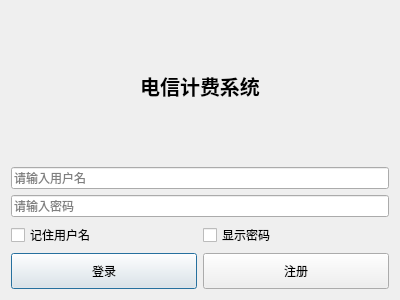
<?xml version="1.0" encoding="UTF-8"?>
<ui version="4.0">
	<class>LoginDialog</class>
	<widget class="QDialog" name="LoginDialog">
		<property name="geometry">
			<rect>
				<x>0</x>
				<y>0</y>
				<width>400</width>
				<height>300</height>
			</rect>
		</property>
		<property name="windowTitle">
			<string>电信计费系统 - 登录</string>
		</property>
		<layout class="QVBoxLayout" name="verticalLayout">
			<item>
				<widget class="QLabel" name="label">
					<property name="text">
						<string>电信计费系统</string>
					</property>
					<property name="alignment">
						<set>Qt::AlignCenter</set>
					</property>
					<property name="styleSheet">
						<string notr="true">font-size: 20px; font-weight: bold;</string>
					</property>
				</widget>
			</item>
			<item>
				<widget class="QLineEdit" name="usernameEdit">
					<property name="placeholderText">
						<string>请输入用户名</string>
					</property>
				</widget>
			</item>
			<item>
				<widget class="QLineEdit" name="passwordEdit">
					<property name="echoMode">
						<enum>QLineEdit::Password</enum>
					</property>
					<property name="placeholderText">
						<string>请输入密码</string>
					</property>
				</widget>
			</item>
			<item>
				<layout class="QHBoxLayout" name="horizontalLayout">
					<item>
						<widget class="QCheckBox" name="rememberCheckBox">
							<property name="text">
								<string>记住用户名</string>
							</property>
						</widget>
					</item>
					<item>
						<widget class="QCheckBox" name="showPasswordCheckBox">
							<property name="text">
								<string>显示密码</string>
							</property>
						</widget>
					</item>
				</layout>
			</item>
			<item>
				<layout class="QHBoxLayout" name="horizontalLayout_2">
					<item>
						<widget class="QPushButton" name="loginButton">
							<property name="text">
								<string>登录</string>
							</property>
							<property name="styleSheet">
								<string notr="true">padding: 8px;</string>
							</property>
						</widget>
					</item>
					<item>
						<widget class="QPushButton" name="registerButton">
							<property name="text">
								<string>注册</string>
							</property>
							<property name="styleSheet">
								<string notr="true">padding: 8px;</string>
							</property>
						</widget>
					</item>
				</layout>
			</item>
		</layout>
	</widget>
	<resources/>
	<connections/>
</ui>
